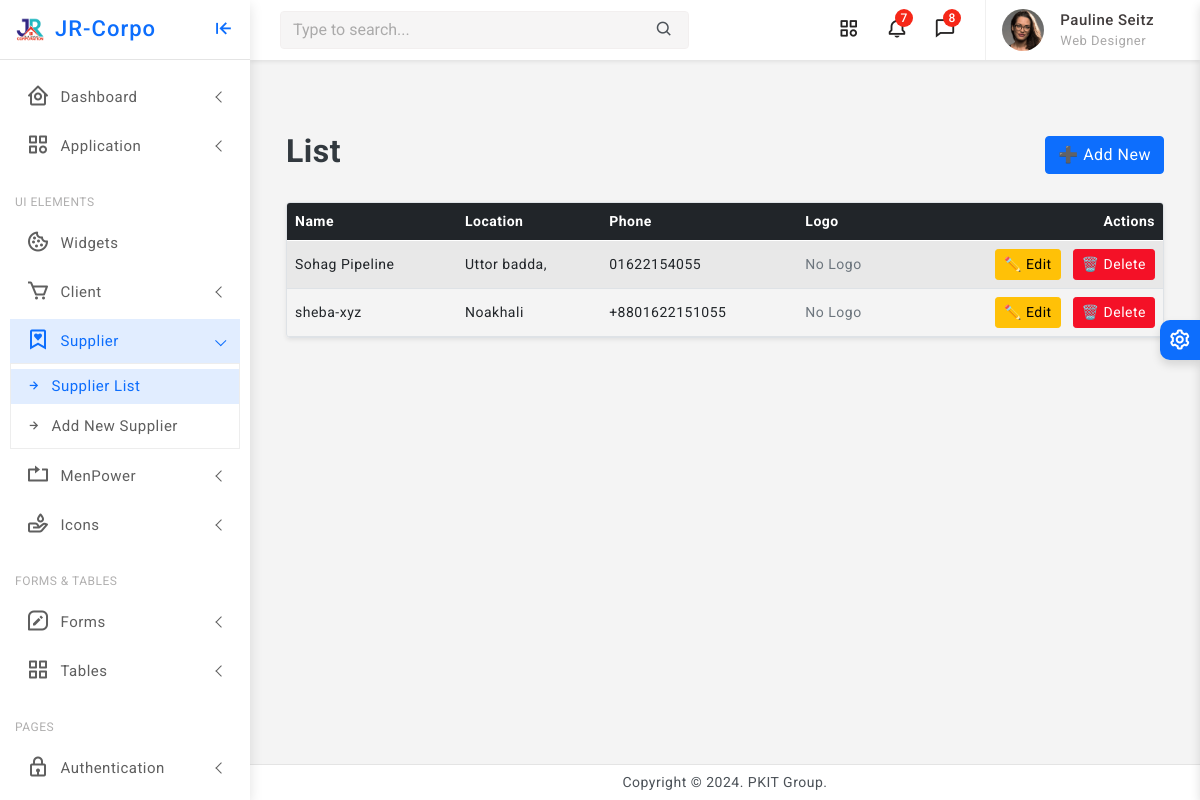
/suppliers/, run on an earlier commit of the app's database.
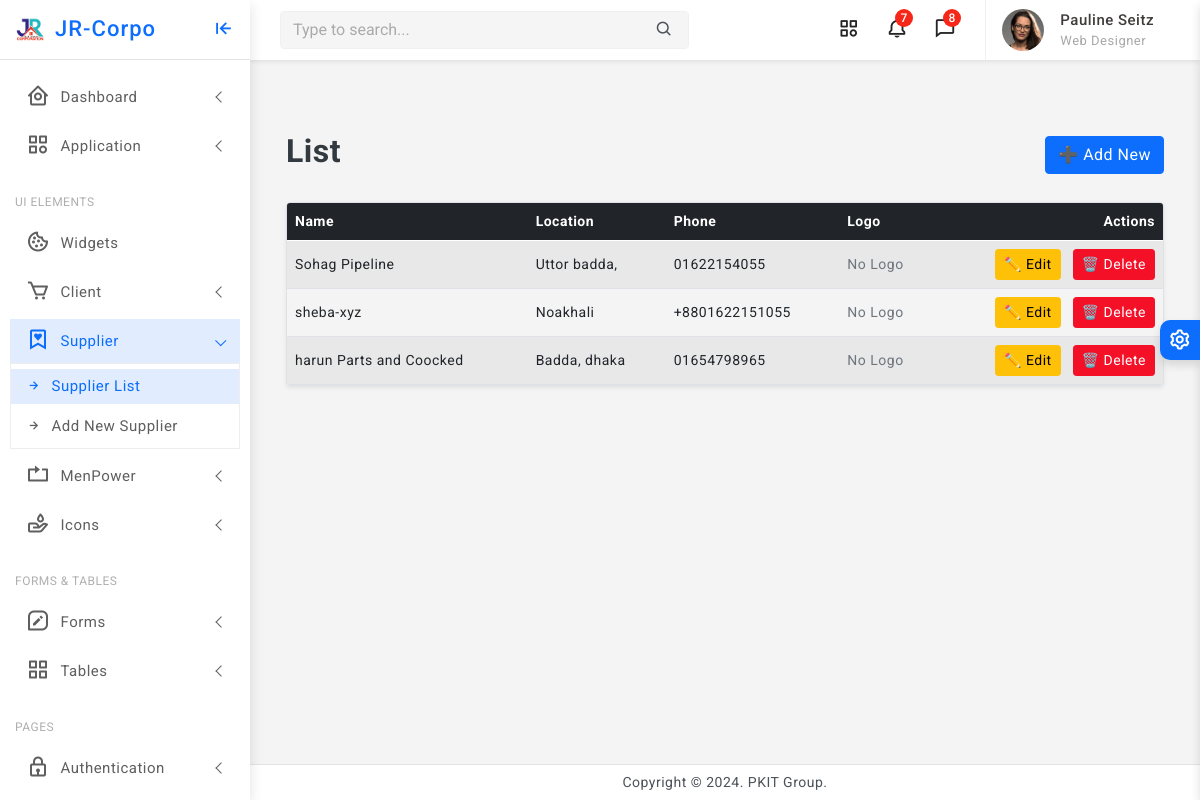
And on a later commit of the database.
### core/models.py (models this page shows, shortened)
class Organization(models.Model):
    name = models.CharField(max_length=255, unique=True)
    location = models.CharField(max_length=255)
    phone = models.CharField(max_length=20)
    logo = models.ImageField(upload_to='media/logos/', blank=True, null=True)
    created_at = models.DateTimeField(auto_now_add=True)
    updated_at = models.DateTimeField(auto_now=True)
    class Meta:
        abstract = True

class Supplier(Organization):
    pass

### core/views.py (the view)
# urls.py: path('suppliers/', views.supplier_list, name='supplier_list'),
def supplier_list(request):
    suppliers = Supplier.objects.all()
    return render(request, 'supplier/supplier_list.html', {'suppliers': suppliers})

### core/templates/supplier/supplier_list.html
{% extends 'partials/base0.html' %}
{% block content %}
{% load static %}
<div class="container my-5">
    <div class="d-flex justify-content-between align-items-center mb-4">
        <h2 class="fw-bold">{{ title }} List</h2>
        <a href="{% url 'supplier_create' %}" class="btn btn-primary">➕ Add New {{ title }}</a>
    </div>
    <div class="table-responsive shadow-sm rounded border">
        <table class="table table-striped table-hover align-middle mb-0">
            <thead class="table-dark">
                <tr>
                    <th>Name</th>
                    <th>Location</th>
                    <th>Phone</th>
                    <th>Logo</th>
                    <th class="text-end">Actions</th>
                </tr>
            </thead>
            <tbody>
                {% for item in suppliers %}
                <tr>
                    <td>{{ item.name }}</td>
                    <td>{{ item.location }}</td>
                    <td>{{ item.phone }}</td>
                    <td>
                        {% if item.logo %}
                            <img src="{{ item.logo.url }}" alt="Logo" class="img-thumbnail" style="width: 50px; height: auto;">
                        {% else %}
                            <span class="text-muted">No Logo</span>
                        {% endif %}
                    </td>
                    <td class="text-end">
                        <a href="{{ edit_url_prefix }}{{ item.id }}/edit/" class="btn btn-sm btn-warning me-2">✏️ Edit</a>
                        <a href="{{ edit_url_prefix }}{{ item.id }}/delete/" class="btn btn-sm btn-danger" onclick="return confirm('Are you sure you want to delete this item?')">🗑️ Delete</a>
                    </td>
                </tr>
                {% empty %}
                <tr>
                    <td colspan="5" class="text-center text-muted py-4">No {{ title }} found.</td>
                </tr>
                {% endfor %}
            </tbody>
        </table>
    </div>
</div>
{% endblock %}

What changed in the data, as far as the page shows it:
added Supplier: name "harun Parts and Coocked", location "Badda, dhaka", phone "01654798965", logo "No Logo"
